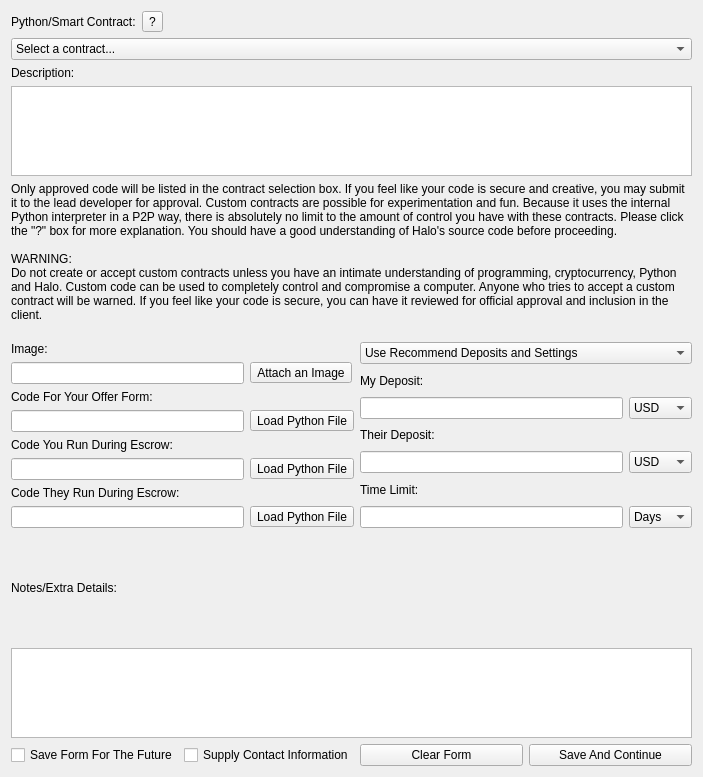
<?xml version="1.0" encoding="UTF-8"?>
<ui version="4.0">
 <class>Form</class>
 <widget class="QWidget" name="Form">
  <property name="geometry">
   <rect>
    <x>0</x>
    <y>0</y>
    <width>703</width>
    <height>777</height>
   </rect>
  </property>
  <property name="windowTitle">
   <string>Form</string>
  </property>
  <layout class="QGridLayout" name="gridLayout_3">
   <item row="0" column="0" colspan="2">
    <layout class="QHBoxLayout" name="horizontalLayout_3">
     <item>
      <widget class="QLabel" name="PythonText">
       <property name="text">
        <string>Python/Smart Contract:</string>
       </property>
      </widget>
     </item>
     <item>
      <widget class="QToolButton" name="ExplainPython">
       <property name="toolTip">
        <string>Help</string>
       </property>
       <property name="text">
        <string>?</string>
       </property>
       <property name="iconSize">
        <size>
         <width>20</width>
         <height>20</height>
        </size>
       </property>
      </widget>
     </item>
     <item>
      <spacer name="horizontalSpacer">
       <property name="orientation">
        <enum>Qt::Horizontal</enum>
       </property>
       <property name="sizeHint" stdset="0">
        <size>
         <width>40</width>
         <height>20</height>
        </size>
       </property>
      </spacer>
     </item>
    </layout>
   </item>
   <item row="1" column="0" colspan="2">
    <widget class="QComboBox" name="PythonSelect">
     <item>
      <property name="text">
       <string>Select a contract...</string>
      </property>
     </item>
     <item>
      <property name="text">
       <string>Halo Doge Demo</string>
      </property>
     </item>
     <item>
      <property name="text">
       <string>Custom Python Contract</string>
      </property>
     </item>
    </widget>
   </item>
   <item row="2" column="0" colspan="2">
    <layout class="QVBoxLayout" name="verticalLayout_2">
     <item>
      <widget class="QLabel" name="DescriptionPython">
       <property name="text">
        <string>Description:</string>
       </property>
      </widget>
     </item>
     <item>
      <widget class="QTextEdit" name="DescriptionPythonBox">
       <property name="maximumSize">
        <size>
         <width>16777215</width>
         <height>90</height>
        </size>
       </property>
      </widget>
     </item>
     <item>
      <widget class="QLabel" name="PythonWarning">
       <property name="text">
        <string>Only approved code will be listed in the contract selection box. If you feel like your code is secure and creative, you may submit it to the lead developer for approval. Custom contracts are possible for experimentation and fun. Because it uses the internal Python interpreter in a P2P way, there is absolutely no limit to the amount of control you have with these contracts. Please click the &quot;?&quot; box for more explanation. You should have a good understanding of Halo's source code before proceeding.

WARNING:
Do not create or accept custom contracts unless you have an intimate understanding of programming, cryptocurrency, Python and Halo. Custom code can be used to completely control and compromise a computer. Anyone who tries to accept a custom contract will be warned. If you feel like your code is secure, you can have it reviewed for official approval and inclusion in the client.
</string>
       </property>
       <property name="wordWrap">
        <bool>true</bool>
       </property>
      </widget>
     </item>
    </layout>
   </item>
   <item row="3" column="0">
    <layout class="QGridLayout" name="gridLayout_2">
     <item row="7" column="1">
      <widget class="QToolButton" name="LoadTheirPython">
       <property name="toolTip">
        <string>Attach an Image to your contract</string>
       </property>
       <property name="text">
        <string>Load Python File</string>
       </property>
       <property name="iconSize">
        <size>
         <width>20</width>
         <height>20</height>
        </size>
       </property>
      </widget>
     </item>
     <item row="5" column="1">
      <widget class="QToolButton" name="LoadMyPython">
       <property name="toolTip">
        <string>Attach an Image to your contract</string>
       </property>
       <property name="text">
        <string>Load Python File</string>
       </property>
       <property name="iconSize">
        <size>
         <width>20</width>
         <height>20</height>
        </size>
       </property>
      </widget>
     </item>
     <item row="5" column="0">
      <widget class="QLineEdit" name="CodeYouRun">
       <property name="text">
        <string/>
       </property>
      </widget>
     </item>
     <item row="3" column="1">
      <widget class="QToolButton" name="LoadFormPython">
       <property name="toolTip">
        <string>Attach an Image to your contract</string>
       </property>
       <property name="text">
        <string>Load Python File</string>
       </property>
       <property name="iconSize">
        <size>
         <width>20</width>
         <height>20</height>
        </size>
       </property>
      </widget>
     </item>
     <item row="7" column="0">
      <widget class="QLineEdit" name="CodeTheyRun">
       <property name="text">
        <string/>
       </property>
      </widget>
     </item>
     <item row="3" column="0">
      <widget class="QLineEdit" name="CodeOfferFormBox">
       <property name="text">
        <string/>
       </property>
      </widget>
     </item>
     <item row="4" column="0" colspan="2">
      <widget class="QLabel" name="CodeEscrowText">
       <property name="text">
        <string>Code You Run During Escrow:</string>
       </property>
      </widget>
     </item>
     <item row="6" column="0" colspan="2">
      <widget class="QLabel" name="CodeEscrowText2">
       <property name="text">
        <string>Code They Run During Escrow:</string>
       </property>
      </widget>
     </item>
     <item row="2" column="0" colspan="2">
      <widget class="QLabel" name="CodeFormText">
       <property name="text">
        <string>Code For Your Offer Form:</string>
       </property>
      </widget>
     </item>
     <item row="1" column="0">
      <widget class="QLineEdit" name="PythonImageBox">
       <property name="text">
        <string/>
       </property>
      </widget>
     </item>
     <item row="1" column="1">
      <widget class="QToolButton" name="AttachImagePython">
       <property name="toolTip">
        <string>Attach an Image to your contract</string>
       </property>
       <property name="text">
        <string>Attach an Image</string>
       </property>
       <property name="iconSize">
        <size>
         <width>20</width>
         <height>20</height>
        </size>
       </property>
      </widget>
     </item>
     <item row="0" column="0" colspan="2">
      <widget class="QLabel" name="PythonImage">
       <property name="text">
        <string>Image:</string>
       </property>
      </widget>
     </item>
    </layout>
   </item>
   <item row="3" column="1">
    <layout class="QGridLayout" name="gridLayout">
     <item row="0" column="0" colspan="2">
      <widget class="QComboBox" name="DepositSettings9">
       <item>
        <property name="text">
         <string>Use Recommend Deposits and Settings</string>
        </property>
       </item>
       <item>
        <property name="text">
         <string>Custom Deposits</string>
        </property>
       </item>
       <item>
        <property name="text">
         <string>Make Me A Guarantor</string>
        </property>
       </item>
       <item>
        <property name="text">
         <string>Make Them A Guarantor</string>
        </property>
       </item>
      </widget>
     </item>
     <item row="1" column="0">
      <widget class="QLabel" name="MyDepositText9">
       <property name="text">
        <string>My Deposit:</string>
       </property>
      </widget>
     </item>
     <item row="2" column="0">
      <widget class="QLineEdit" name="MyDepositBox9">
       <property name="text">
        <string/>
       </property>
      </widget>
     </item>
     <item row="2" column="1">
      <widget class="QComboBox" name="MyDepositUSD9">
       <item>
        <property name="text">
         <string>USD</string>
        </property>
       </item>
       <item>
        <property name="text">
         <string>Coins</string>
        </property>
       </item>
      </widget>
     </item>
     <item row="3" column="0">
      <widget class="QLabel" name="TheirDepositText9">
       <property name="text">
        <string>Their Deposit:</string>
       </property>
      </widget>
     </item>
     <item row="4" column="0">
      <widget class="QLineEdit" name="TheirDepositBox9">
       <property name="text">
        <string/>
       </property>
      </widget>
     </item>
     <item row="4" column="1">
      <widget class="QComboBox" name="TheirDepositUSD9">
       <item>
        <property name="text">
         <string>USD</string>
        </property>
       </item>
       <item>
        <property name="text">
         <string>Coins</string>
        </property>
       </item>
      </widget>
     </item>
     <item row="5" column="0">
      <widget class="QLabel" name="TimeLimitText9">
       <property name="text">
        <string>Time Limit:</string>
       </property>
      </widget>
     </item>
     <item row="6" column="0">
      <widget class="QLineEdit" name="TimeLimitBox9"/>
     </item>
     <item row="6" column="1">
      <widget class="QComboBox" name="TimeLimitDays9">
       <item>
        <property name="text">
         <string>Days</string>
        </property>
       </item>
       <item>
        <property name="text">
         <string>Hours</string>
        </property>
       </item>
      </widget>
     </item>
    </layout>
   </item>
   <item row="4" column="0" colspan="2">
    <layout class="QVBoxLayout" name="verticalLayout">
     <item>
      <widget class="QLabel" name="Notes9">
       <property name="text">
        <string>Notes/Extra Details:</string>
       </property>
      </widget>
     </item>
     <item>
      <widget class="QTextEdit" name="NotesBox9">
       <property name="maximumSize">
        <size>
         <width>16777215</width>
         <height>90</height>
        </size>
       </property>
      </widget>
     </item>
    </layout>
   </item>
   <item row="5" column="0">
    <layout class="QHBoxLayout" name="horizontalLayout_2">
     <item>
      <widget class="QCheckBox" name="SaveFuture9">
       <property name="text">
        <string>Save Form For The Future</string>
       </property>
      </widget>
     </item>
     <item>
      <widget class="QCheckBox" name="SupplyAdditional9">
       <property name="text">
        <string>Supply Contact Information</string>
       </property>
      </widget>
     </item>
    </layout>
   </item>
   <item row="5" column="1">
    <layout class="QHBoxLayout" name="horizontalLayout">
     <item>
      <widget class="QPushButton" name="ClearForm9">
       <property name="text">
        <string>Clear Form</string>
       </property>
      </widget>
     </item>
     <item>
      <widget class="QPushButton" name="SaveContinue9">
       <property name="text">
        <string>Save And Continue</string>
       </property>
      </widget>
     </item>
    </layout>
   </item>
  </layout>
 </widget>
 <resources>
  <include location="../../../NEW UI/Halo.qrc"/>
 </resources>
 <connections/>
</ui>
